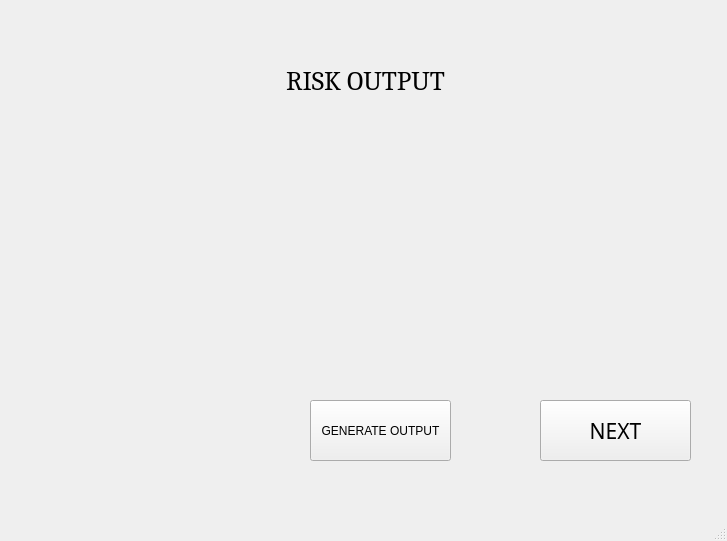
<?xml version="1.0" encoding="UTF-8"?>
<ui version="4.0">
 <class>MainWindow</class>
 <widget class="QMainWindow" name="MainWindow">
  <property name="geometry">
   <rect>
    <x>0</x>
    <y>0</y>
    <width>727</width>
    <height>541</height>
   </rect>
  </property>
  <property name="windowTitle">
   <string>MainWindow</string>
  </property>
  <widget class="QWidget" name="centralwidget">
   <widget class="QLabel" name="label_10">
    <property name="geometry">
     <rect>
      <x>130</x>
      <y>60</y>
      <width>471</width>
      <height>41</height>
     </rect>
    </property>
    <property name="font">
     <font>
      <family>Cambria</family>
      <pointsize>20</pointsize>
     </font>
    </property>
    <property name="text">
     <string>RISK OUTPUT</string>
    </property>
    <property name="alignment">
     <set>Qt::AlignCenter</set>
    </property>
   </widget>
   <widget class="QPushButton" name="nextButton">
    <property name="geometry">
     <rect>
      <x>540</x>
      <y>400</y>
      <width>151</width>
      <height>61</height>
     </rect>
    </property>
    <property name="font">
     <font>
      <family>Corbel Light</family>
      <pointsize>16</pointsize>
     </font>
    </property>
    <property name="text">
     <string>NEXT</string>
    </property>
   </widget>
   <widget class="QLabel" name="riskOutputLabel">
    <property name="geometry">
     <rect>
      <x>10</x>
      <y>130</y>
      <width>711</width>
      <height>191</height>
     </rect>
    </property>
    <property name="font">
     <font>
      <family>Century751 BT</family>
      <pointsize>14</pointsize>
     </font>
    </property>
    <property name="text">
     <string/>
    </property>
    <property name="alignment">
     <set>Qt::AlignCenter</set>
    </property>
   </widget>
   <widget class="QPushButton" name="pushButton">
    <property name="geometry">
     <rect>
      <x>310</x>
      <y>400</y>
      <width>141</width>
      <height>61</height>
     </rect>
    </property>
    <property name="text">
     <string>GENERATE OUTPUT</string>
    </property>
   </widget>
  </widget>
  <widget class="QMenuBar" name="menubar">
   <property name="geometry">
    <rect>
     <x>0</x>
     <y>0</y>
     <width>727</width>
     <height>21</height>
    </rect>
   </property>
  </widget>
  <widget class="QStatusBar" name="statusbar"/>
 </widget>
 <resources/>
 <connections/>
</ui>
